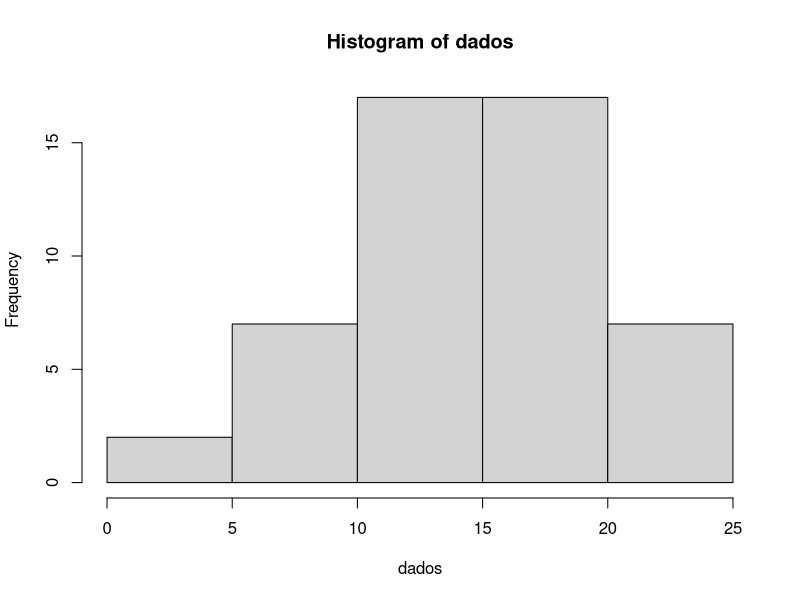
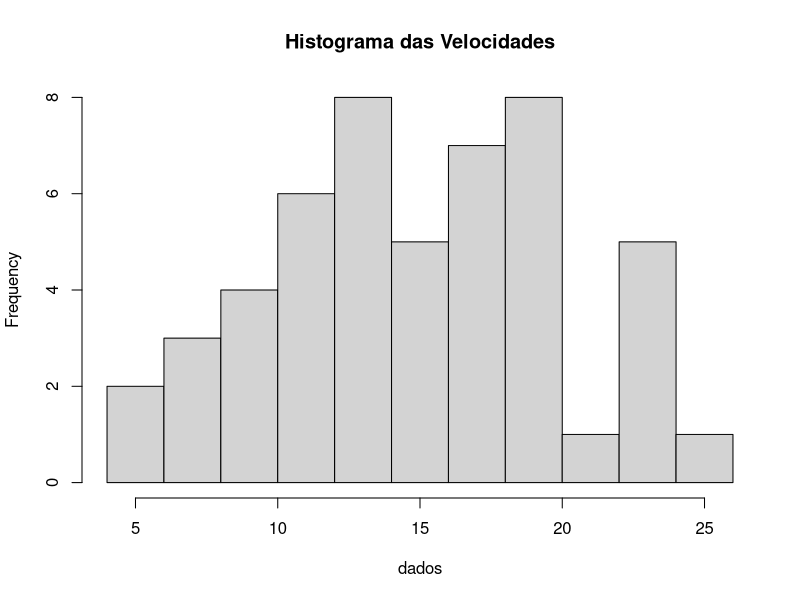
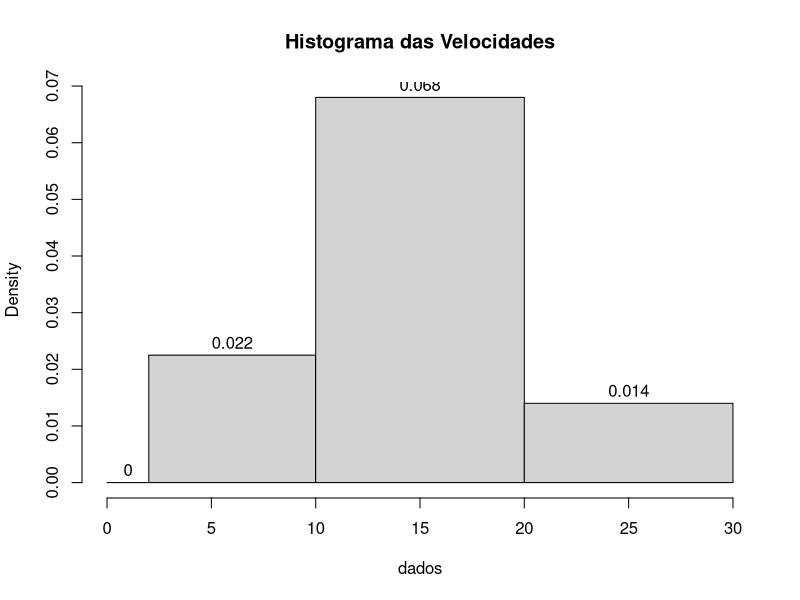
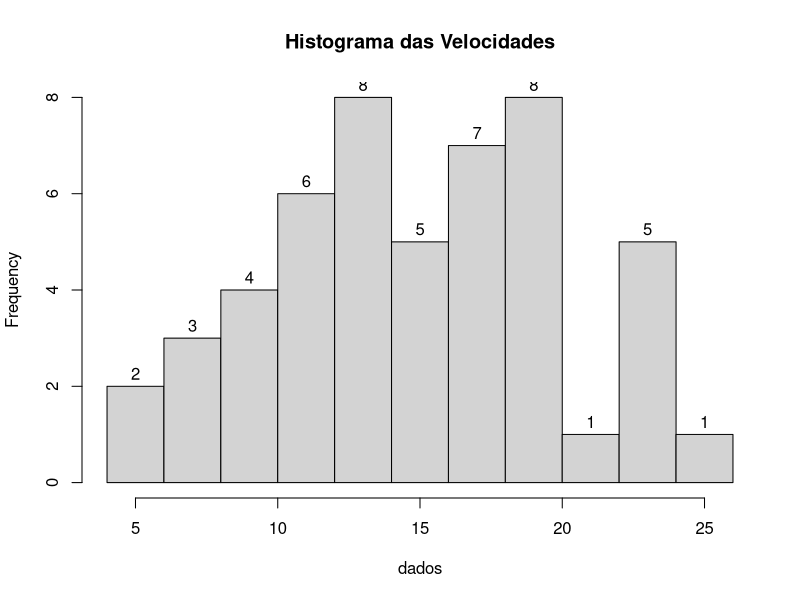
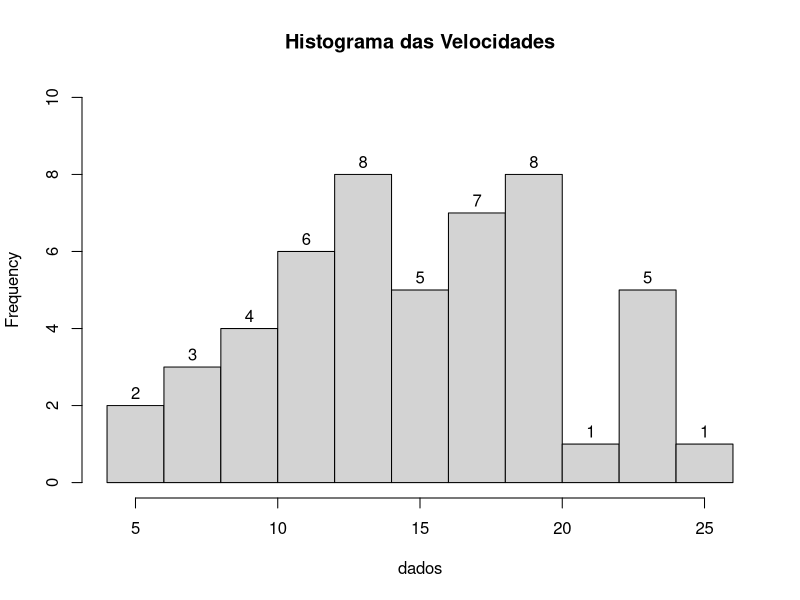
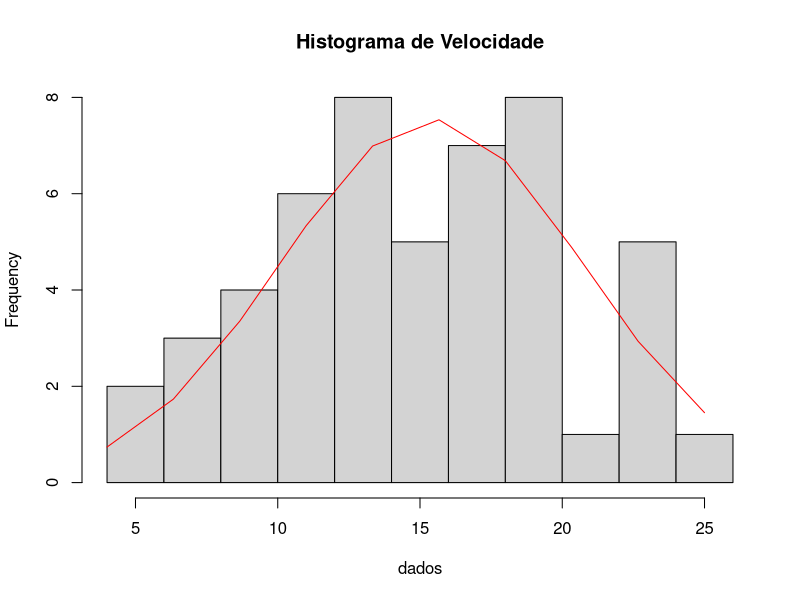

R code for these plots, in order:
# Definindo dados
?cars
View(cars)
dados = cars$speed

# Construindo um histograma
?hist
hist(dados)


# Conforme consta no help, o parâmetro breaks pode ser um dos itens abaixo:
# Um vetor para os pontos de quebar entre as células do histograma
# Uma função para cálcular o vetor de breakpoints
# Um único número que representa o número de células para o histograma
# Uma cadeia de caracteres que nomeia um algoritmo para calcular o número de céclulas
# Uma função para calcular o número de células.

hist(dados, breaks = 10, main = "Histograma das Velocidades")
hist(dados, labels = T, breaks = c(0, 2, 10, 20,30), main = "Histograma das Velocidades")
hist(dados, labels = T, breaks = 10, main = "Histograma das Velocidades")
hist(dados, labels = T, ylim = c(0, 10), breaks = 10, main = "Histograma das Velocidades")


# Adicionando linhas ao histograma
grafico <- hist(dados, breaks = 10, main = "Histograma de Velocidade")
xaxis = seq(min(dados), max(dados), length = 10)
yaxis = dnorm(xaxis, mean = mean(dados), sd = sd(dados))
yaxis = yaxis * diff(grafico$mids) * length(dados)

lines(xaxis, yaxis, col = "red")

